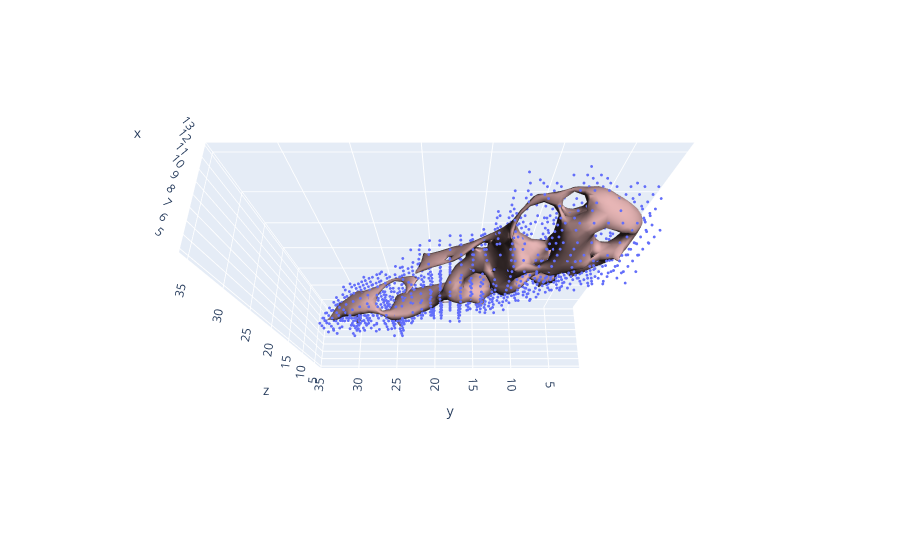

The cell this chart's notebook holds for it:
### Code cell
fig = cld.draw(list(SPAM_vols_c1.values())[0], th_min=0.2)
cld.draw(list(SPAM_meshes.values())[0], fig=fig)

### Figure 1 — Plotly figure (JSON) as saved in the notebook; plotly's stock layout.template omitted (floating-point values rounded to 4 significant figures; data arrays with more than 128 entries replaced by an {"elided": "..."} marker saying what was removed)
{"data": [{"marker": {"opacity": 1, "size": 1}, "mode": "markers", "type": "scatter3d", "x": {"elided": "1608 int values"}, "y": {"elided": "1608 int values"}, "z": {"elided": "1608 int values"}}, {"color": "rgb(255,200,200)", "i": {"elided": "4758 int values"}, "j": {"elided": "4758 int values"}, "k": {"elided": "4758 int values"}, "lighting": {"ambient": 0.1}, "lightposition": {"x": 0, "y": 0, "z": 0}, "opacity": 1, "type": "mesh3d", "x": {"elided": "2337 float values"}, "y": {"elided": "2337 float values"}, "z": {"elided": "2337 float values"}}], "layout": {"legend": {"itemsizing": "constant"}, "scene": {"aspectmode": "data", "camera": {"eye": {"x": -0.8, "y": 0, "z": 2}}}, "title": {"text": ""}}}
